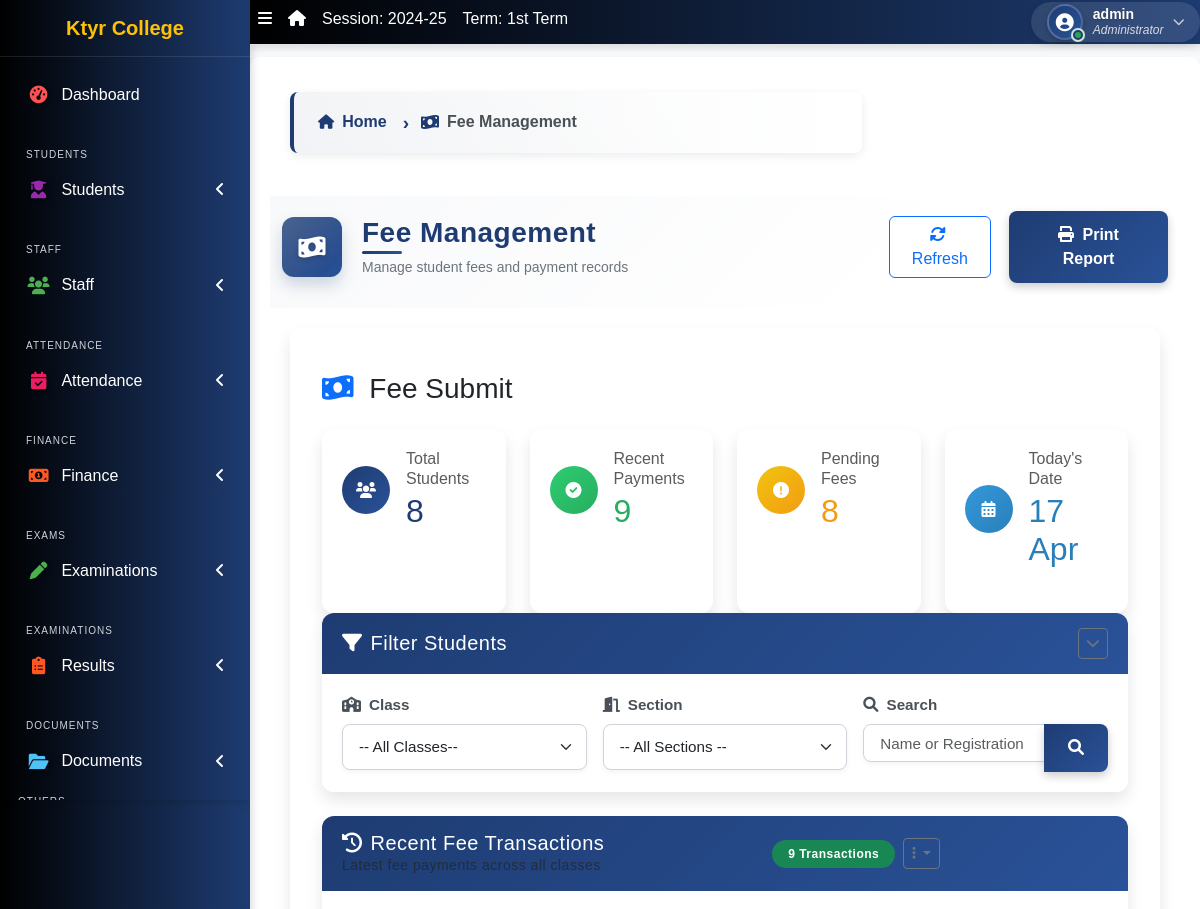
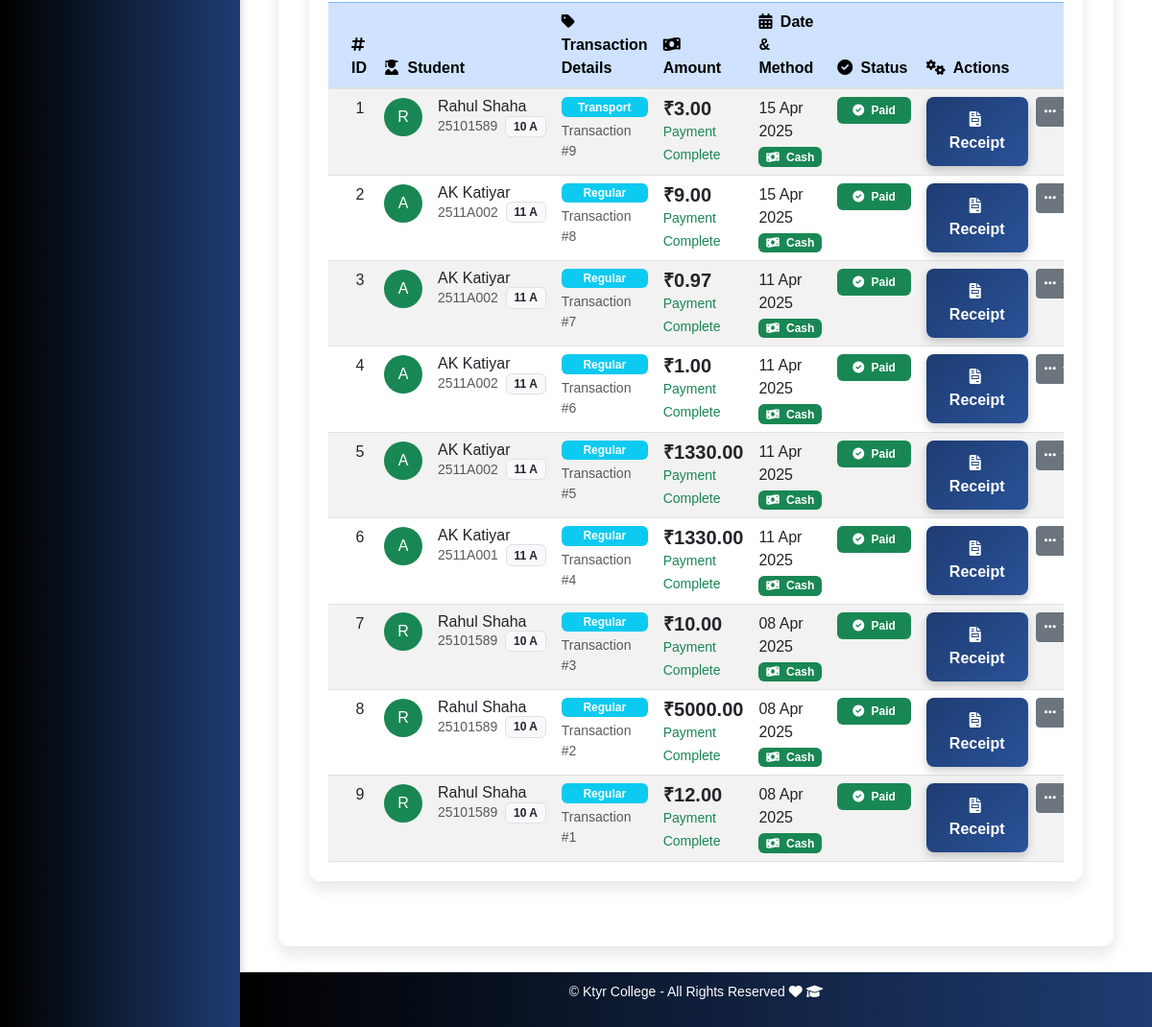
Page /fees/ (signed in) on the earlier database version (2 pictures, top to bottom).
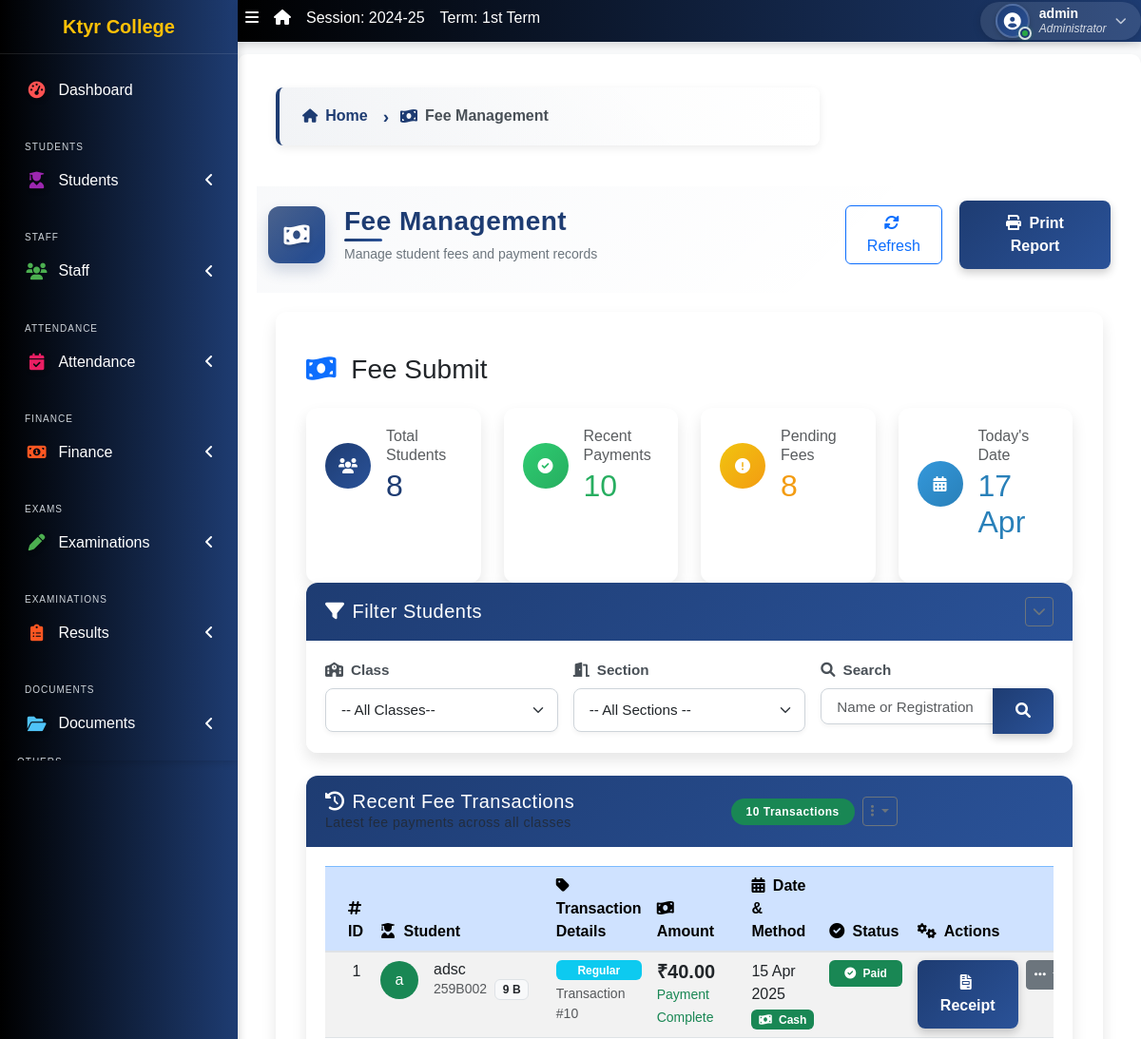
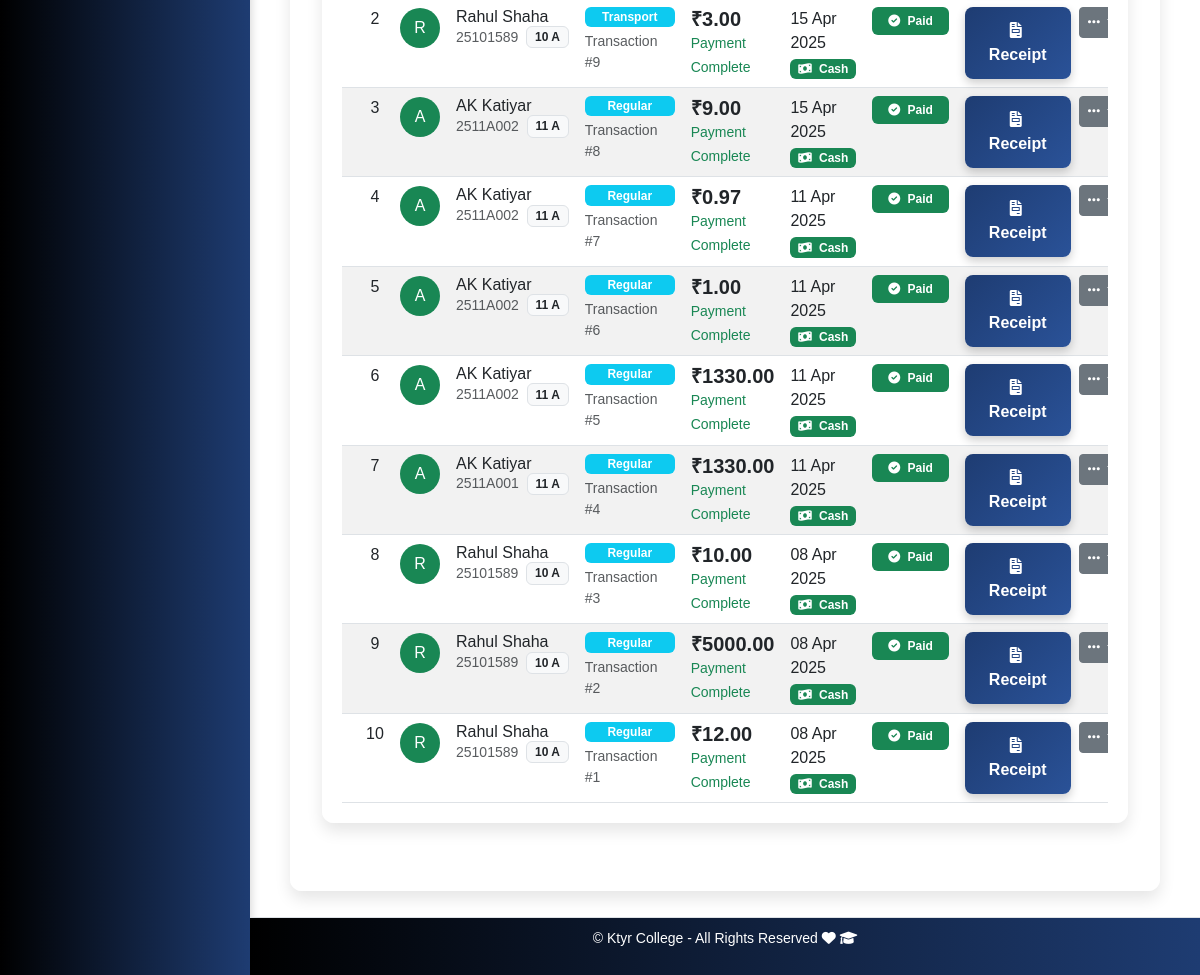
Same page on the later database version (2 pictures, top to bottom).
### apps/fees/models.py (models this page shows, shortened)
class FeePayment(models.Model):
    PAYMENT_STATUS = [
        ("Paid", "Paid"),
        ("Pending", "Pending"),
    ]
    PAYMENT_METHODS = [
        ("Cash", "Cash"),
        ("Online", "Online"),
        ("Bank Transfer", "Bank Transfer")
    ]
    student = models.ForeignKey('students.Student', on_delete=models.CASCADE)
    amount = models.DecimalField(max_digits=10, decimal_places=2)
    payment_method = models.CharField(max_length=50, choices=PAYMENT_METHODS)
    transaction_id = models.CharField(max_length=100, blank=True, null=True, help_text="Required for online or bank transfers")
    date = models.DateTimeField(default=timezone.now)
    status = models.CharField(max_length=20, choices=PAYMENT_STATUS, default="Pending")
    fee_category = models.CharField(max_length=50, default="Regular")

### apps/students/models.py (models this page shows, shortened)
class Student(models.Model):
    STATUS_CHOICES = [("active", "Active"), ("inactive", "Inactive")]
    GENDER_CHOICES = [("male", "Male"), ("female", "Female")]
    category = [("N/A", "N/A"),("Gen", "Gen"), ("OBC", "OBC"), ("SC/ST", "SC/ST"), ("Other", "Other")]
    current_status = models.CharField(
        max_length=10, choices=STATUS_CHOICES, default="active"
    )
    registration_number = models.CharField(max_length=200, unique=True, null=True, blank=True)
    fullname = models.CharField(max_length=200)
    gender = models.CharField(max_length=10, choices=GENDER_CHOICES, default="male")
    category = models.CharField(max_length=10, choices=category, default="N/A")
    aadhar_validator = RegexValidator(
    regex=r'^\d{12}$',
    message="Aadhaar number must be exactly 12 digits.",
    code='invalid_aadhar'
    )
    aadhar = models.CharField(validators=[aadhar_validator], max_length=12, blank=True)
    date_of_birth = models.DateField(default=timezone.now)
    current_class = models.ForeignKey(
        'corecode.StudentClass',
        on_delete=models.SET_NULL,
        blank=True,
        null=True
    )
    section = models.CharField(max_length=10, blank=True)
    date_of_admission = models.DateField(default=timezone.now)
    mobile_num_regex = RegexValidator(
        regex="^[0-9]{10,15}$", message="Entered mobile number isn't in a right format!"
    )
    mobile_number = models.CharField(
        validators=[mobile_num_regex], max_length=13, blank=True
    )
    email_id = models.EmailField(max_length=254, blank=True)
    Father_name = models.CharField(max_length=255, null=False, blank=False)
    Father_mobile_number = models.CharField( validators=[mobile_num_regex] ,max_length=15,)
    Father_aadhar = models.CharField(validators=[aadhar_validator], max_length=12, blank=True)
    Mother_name = models.CharField(max_length=255, null=True, blank=True)
    address = models.TextField(blank=True)
    others = models.TextField(blank=True)
    passport = models.ImageField(blank=True, upload_to="students/passports/")
    class Meta:
        ordering = ["fullname",]

### apps/corecode/models.py (models this page shows)
class StudentClass(models.Model):
    name = models.CharField(max_length=200, unique=True)
    class Meta:
        verbose_name = "Class"
        verbose_name_plural = "Classes"
        ordering = ["name"]
    def __str__(self):
        return self.name

### apps/fees/views.py (the view)
# urls.py: path('', views.fee_list, name='fee_list'),
@login_required
def fee_list(request):
    filter_form = ClassSectionFilterForm(request.GET)
    students = Student.objects.filter(current_status='active')
    if filter_form.is_valid():
        if filter_form.cleaned_data['class_name']:
            students = students.filter(current_class=filter_form.cleaned_data['class_name'])
        if filter_form.cleaned_data['section']:
            students = students.filter(section=filter_form.cleaned_data['section'])
    search = request.GET.get('search')
    if search:
        students = students.filter(
            Q(fullname__icontains=search) |
            Q(registration_number__icontains=search)
        )
    students = students.annotate(
        paid_fee=Coalesce(
            Sum(
                'feepayment__amount',
                filter=Q(feepayment__status='Paid'),
                output_field=DecimalField()
            ),
            0,
            output_field=DecimalField()
        )
    )
    for student in students:
        pending_fees = PendingFee.objects.filter(student=student, paid=False)
        student.total_pending = sum(fee.get_discounted_amount() for fee in pending_fees)
        try:
            fee_settings = FeeSettings.objects.get(
                class_name=student.current_class,
                section=student.section
            )
        except FeeSettings.DoesNotExist:
            try:
                fee_settings = FeeSettings.objects.get(
                    class_name=student.current_class,
                    section=''
                )
            except FeeSettings.DoesNotExist:
                fee_settings = None
        if fee_settings:
            student.total_fee = sum(fee.amount - fee.discount for fee in fee_settings.fees.all())
        else:
            student.total_fee = 0
        student.due_fee = student.total_pending
    recent_payments = FeePayment.objects.select_related('student').order_by('-date')[:10]
    context = {
        'filter_form': filter_form,
        'students': students,
        'recent_payments': recent_payments,
        'today': timezone.now()
    }
    return render(request, 'fees/fee_list.html', context)

### apps/corecode/filters.py
class ClassSectionFilterForm(forms.Form):
    class_name = forms.ModelChoiceField(
        queryset=StudentClass.objects.all(),
        required=False,
        empty_label="-- All Classes--",
        label="Select Class",
        widget=forms.Select(attrs={
            'class': 'form-select',
            'onchange': 'this.form.submit()',
            'id': 'class-filter'
        }),
    )
    section = forms.ChoiceField(
        choices=[],
        required=False,
        label="Select Section",
        widget=forms.Select(attrs={
            'class': 'form-select',
            'onchange': 'this.form.submit()',
            'id': 'section-filter'
        }),
    )
    def __init__(self, *args, **kwargs):
        super().__init__(*args, **kwargs)
        sections = Student.objects.values_list('section', flat=True).distinct()
        section_choices = [('', '-- All Sections --')] + [(section, section) for section in sections if section]
        self.fields['section'].choices = section_choices

### apps/fees/models.py (called while the page is built)
    def get_discounted_amount(self):
        return self.amount - (self.amount * self.discount / 100)

### apps/fees/templates/fees/fee_list.html (shortened to what the changed rows need)
{% extends 'base.html' %}
{% load static %}
{% block title %}Fee Management{% endblock title %}
{% block content %}
<div class="container py-4">
    <h2 class="h3 mb-4">
        <i class="fas fa-money-bill-wave text-primary me-2"></i>
        Fee Submit
    </h2>
    <div class="row g-4">
        <div class="col-xl-3 col-md-6">
            <div class="card border-0 h-100" style="background: linear-gradient(135deg, #f8f9fa, #e9ecef);">
                <div class="card-body">
                    <div class="d-flex align-items-center">
                        <div class="flex-grow-1">
                            <h2 class="mb-0" style="color: #1E3C72;">{{ students|length }}</h2>
                        </div>
                    </div>
                </div>
            </div>
        </div>
        <div class="col-xl-3 col-md-6">
            <div class="card border-0 h-100" style="background: linear-gradient(135deg, #f8f9fa, #e9ecef);">
                <div class="card-body">
                    <div class="d-flex align-items-center">
                        <div class="flex-grow-1">
                            <h6 class="text-muted mb-1">Recent Payments</h6>
                            <h2 class="mb-0" style="color: #27ae60;">{{ recent_payments|length }}</h2>
                        </div>
                    </div>
                </div>
            </div>
        </div>
        <div class="col-xl-3 col-md-6">
            <div class="card border-0 h-100" style="background: linear-gradient(135deg, #f8f9fa, #e9ecef);">
                <div class="card-body">
                    <div class="d-flex align-items-center">
                        <div class="flex-grow-1">
                            <h2 class="mb-0" style="color: #f39c12;">{{ students|length }}</h2>
                        </div>
                    </div>
                </div>
            </div>
        </div>
        <div class="col-xl-3 col-md-6">
            <div class="card border-0 h-100" style="background: linear-gradient(135deg, #f8f9fa, #e9ecef);">
                <div class="card-body">
                    <div class="d-flex align-items-center">
                        <div class="flex-grow-1">
                            <h2 class="mb-0" style="color: #2980b9;">{{ today|date:"d M" }}</h2>
                        </div>
                    </div>
                </div>
            </div>
        </div>
    </div>
    <div class="card shadow-sm mb-4">
        <div class="card-header bg-light d-flex justify-content-between align-items-center">
            <div class="d-flex align-items-center">
                <span class="badge bg-success rounded-pill me-2 px-3 py-2">{{ recent_payments|length }} Transactions</span>
                <div class="dropdown">
                    <button class="btn btn-sm btn-outline-secondary dropdown-toggle" type="button" id="recentTransactionsDropdown" data-bs-toggle="dropdown" aria-expanded="false">
                    </button>
                </div>
            </div>
        </div>
        <div class="card-body p-0">
            <div class="table-responsive">
                <table class="table table-hover table-striped mb-0">
                    <thead class="table-primary">
                        <tr>
                            <th width="5%"><i class="fas fa-hashtag me-1"></i> ID</th>
                            <th width="20%"><i class="fas fa-user-graduate me-1"></i> Student</th>
                            <th width="15%"><i class="fas fa-tag me-1"></i> Transaction Details</th>
                            <th width="15%"><i class="fas fa-money-bill-wave me-1"></i> Amount</th>
                            <th width="15%"><i class="fas fa-calendar-alt me-1"></i> Date & Method</th>
                            <th width="10%"><i class="fas fa-check-circle me-1"></i> Status</th>
                            <th width="20%"><i class="fas fa-cogs me-1"></i> Actions</th>
                        </tr>
                    </thead>
                    <tbody>
                        {% for payment in recent_payments %}
                        <tr>
                            <td class="text-center">{{ forloop.counter }}</td>
                            <td>
                                <div class="d-flex align-items-center">
                                    <div class="rounded-circle bg-{% if payment.status == 'Paid' %}success{% else %}warning{% endif %} text-white me-3 d-flex align-items-center justify-content-center" style="width: 40px; height: 40px; font-size: 16px;">
                                        {{ payment.student.fullname|slice:":1" }}
                                    </div>
                                    <div>
                                        <h6 class="mb-0">{{ payment.student.fullname }}</h6>
                                        <div class="d-flex align-items-center">
                                            <small class="text-muted me-2">{{ payment.student.registration_number }}</small>
                                            <span class="badge bg-light text-dark border">{{ payment.student.current_class }} {{ payment.student.section }}</span>
                                        </div>
                                    </div>
                                </div>
                            </td>
                            <td>
                                <div class="d-flex flex-column">
                                    <span class="badge bg-info mb-1">{{ payment.fee_category }}</span>
                                    <small class="text-muted">Transaction #{{ payment.id }}</small>
                                </div>
                            </td>
                            <td>
                                <h5 class="mb-0 fw-bold">₹{{ payment.amount }}</h5>
                                <small class="text-{% if payment.status == 'Paid' %}success{% else %}warning{% endif %}">
                                    {% if payment.status == 'Paid' %}Payment Complete{% else %}Pending Confirmation{% endif %}
                                </small>
                            </td>
                            <td>
                                <div class="d-flex flex-column">
                                    <span>{{ payment.date|date:"d M Y" }}</span>
                                    <span class="badge {% if payment.payment_method == 'Cash' %}bg-success{% elif payment.payment_method == 'Online' %}bg-primary{% else %}bg-info{% endif %} mt-1">
                                        <i class="fas {% if payment.payment_method == 'Cash' %}fa-money-bill-wave{% elif payment.payment_method == 'Online' %}fa-globe{% else %}fa-university{% endif %} me-1"></i>
                                        {{ payment.payment_method }}
                                    </span>
                                </div>
                            </td>
                            <td>
                                <span class="badge {% if payment.status == 'Paid' %}bg-success{% else %}bg-warning{% endif %} px-3 py-2">
                                    {% if payment.status == 'Paid' %}<i class="fas fa-check-circle me-1"></i>{% else %}<i class="fas fa-clock me-1"></i>{% endif %}
                                    {{ payment.status }}
                                </span>
                            </td>
                            <td>
                                <div class="d-flex">
                                    <a href="{% url 'fees:generate_receipt' payment.id %}" class="btn btn-sm btn-primary me-2" target="_blank" title="View Receipt">
                                        <i class="fas fa-file-invoice me-1"></i> Receipt
                                    </a>
                                    <div class="dropdown">
                                        <button class="btn btn-sm btn-secondary dropdown-toggle" type="button" id="paymentDropdown{{ payment.id }}" data-bs-toggle="dropdown" aria-expanded="false">
                                            <i class="fas fa-ellipsis-h"></i>
                                        </button>
                                    </div>
                                </div>
                            </td>
                        </tr>
                        {% endfor %}
                    </tbody>
                </table>
            </div>
        </div>
    </div>
</div>
{% endblock %}

Differences in the rows shown:
added FeePayment: student.fullname "a", student.fullname "adsc", student.registration_number "259B002", student.current_class "9", student.section "B", fee_category "Regular", id "10", amount "40.00", shows "Payment Complete", date "15 Apr 2025", payment_method "Cash", status "Paid"
Other differences:
{{ recent_payments|length }}: "9" → "10"
